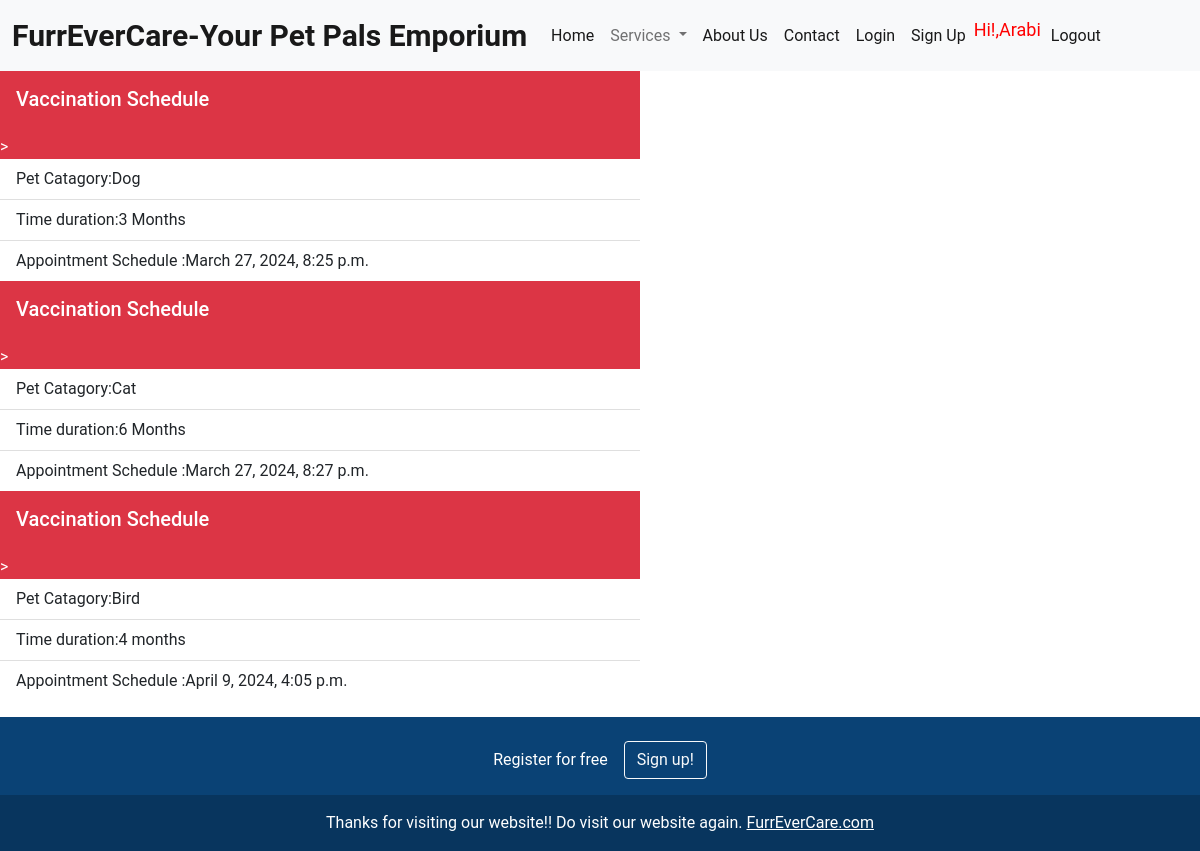
The app's page /Vaccination/ (signed in) with its own data.
### pets/models.py (models this page shows, shortened)
class Vacci(models.Model):
    Pet_Category_choice = (
        ('Dog', 'Dog'),
        ('Cat', 'Cat'),
        ('Bird', 'Bird'),
    )
    Pet_Category = models.CharField(max_length=100, choices= Pet_Category_choice, blank=True, null=True)
    BookingAppointment = models.DateTimeField(auto_now_add=True,auto_now=False)
    Type = models.TextField(max_length=200, null=True)

### pets/views.py (the view)
# urls.py: path('Vaccination/',p_view.Vaccination,name='Vaccination'),
@login_required(login_url='login')
def Vaccination(request):
    vac = Vacci.objects.all()
    context = {
        'Vacc': vac,
    }
    return render(request,template_name='Vaccination.html',context=context)

### template/Vaccination.html
{% extends 'Main.html' %}
{% load static %}
{% block content %}
<div class="card-text-white bg-danger mb-3" style="width:40rem;">
 {% for v in Vacc %}
  <div class="card-body">
    <h5 class="card-title">Vaccination Schedule</h5>
  </div>
  <ul class="list-group list-group-flush">>
      <li class="list-group-item"> Pet Catagory:{{v.Pet_Category}}</li>
     <li class="list-group-item"> Time duration:{{v.Type}}</li>
      <li class="list-group-item"> Appointment Schedule :{{v.BookingAppointment}}</li>
  </ul>
 {% endfor %}
</div>
{% endblock  %}

### template/Navbar.html (shortened to what this page needs)
<nav class="navbar navbar-expand-lg navbar-light bg-light" >
  <div class="container-fluid">
    <a class="navbar-brand" href="#">FurrEverCare-Your Pet Pals Emporium</a>
    <div class="collapse navbar-collapse" id="navbarScroll">
      <ul class="navbar-nav me-auto my-2 my-lg-0 navbar-nav-scroll" style="--bs-scroll-height: 100px;">
        <li class="nav-item">
          <a class="nav-link active" aria-current="page" href="{% url 'home' %}">Home</a>
        </li>
        <li class="nav-item dropdown">
          <a class="nav-link dropdown-toggle" href="#" id="navbarScrollingDropdown" role="button" data-bs-toggle="dropdown" aria-expanded="false">
            Services
          </a>
        </li>
           <li class="nav-item">
             <a class="nav-link active" aria-current="page" href="{% url 'AboutUs' %}">About Us</a>
           </li>
          <li class="nav-item">
            <a class="nav-link active" aria-current="page" href="{% url 'Contact' %}">Contact</a>
          </li>
          <li class="nav-item">
            <a class="nav-link active" aria-current="page" href="{% url 'login' %}">Login</a>
          </li>
          <li class="nav-item">
          <a class="nav-link active" aria-current="page" href="{% url 'SignUp' %}">Sign Up</a>
            </li>
          <span class="hello-msg"> Hi!,{{request.user}}</span>
         <li class="nav-item">
            <a class="nav-link active" aria-current="page" href="{% url 'logout' %}">Logout</a>
          </li>
      </ul>
    </div>
  </div>
</nav>

### static/css/home.css (style rules this page uses)
* { margin:0; padding:0; font-family:sans-serif; }

### static/css/About Us.css (style rules this page uses)
* { margin:0px; padding:0px; box-sizing: border-box; font-family: 'Roboto',sans-serif; }

### static/css/Contact.css (style rules this page uses)
body { color:#fff }

### template/Navbar.html (style rules this page uses)
.hello-msg { font-size:18px; margin-right: 2px; color:#FF0000; }
.navbar-brand { font-size:30px; ; display:flex; justify-content:space-between; color:#FF0000; font-weight:bold; }

### records on screen
Vacci: Pet_Category "Dog", Type "3 Months", BookingAppointment "March 27, 2024, 8:25 p.m."
Vacci: Pet_Category "Cat", Type "6 Months", BookingAppointment "March 27, 2024, 8:27 p.m."
Vacci: Pet_Category "Bird", Type "4 months", BookingAppointment "April 9, 2024, 4:05 p.m."

### other values on screen
{{ request.user }} "Arabi"
